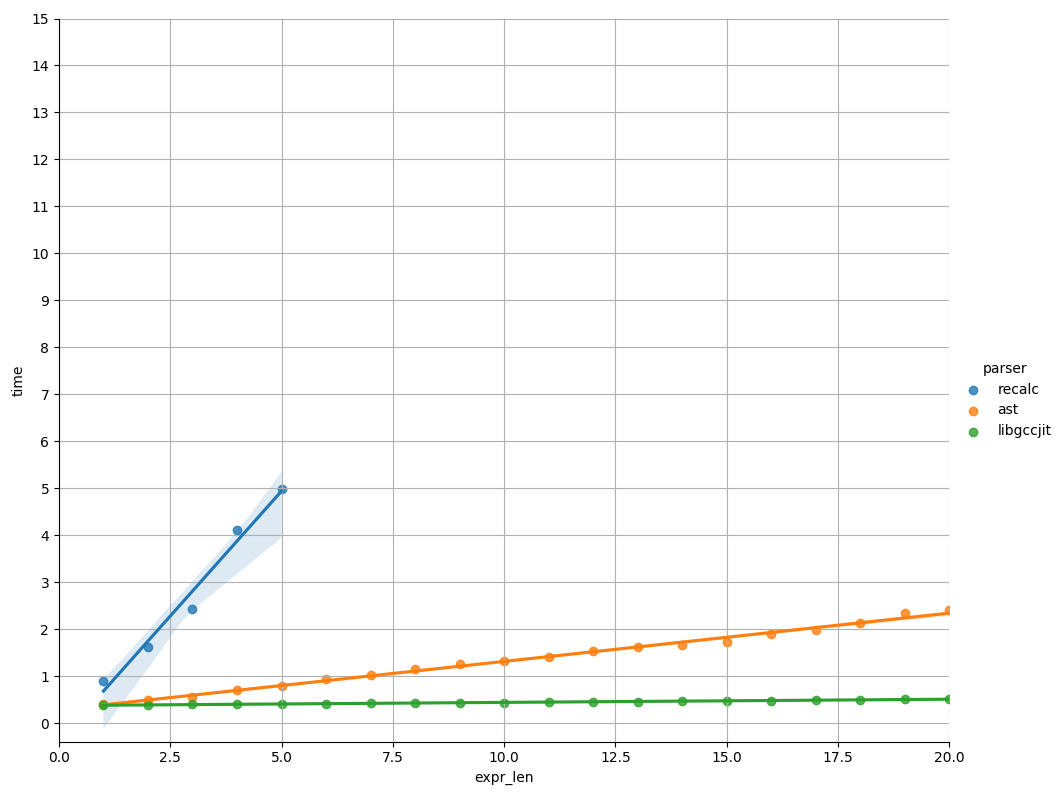

Generate this figure with Python:
"""
Creation of graphics
"""
import pandas
import seaborn
from matplotlib import pyplot


def main():
    """
    Main function
    """

    dataframe = pandas.read_csv('data.csv')
    seaborn.lmplot(x='expr_len', y='time', hue="parser", data=dataframe,
                   truncate=True, height=8, aspect=1.2)
    pyplot.xlim(0, 16)
    pyplot.yticks(range(0, 16))
    # pyplot.yscale("log")
    pyplot.grid(True)
    # pyplot.show()
    pyplot.savefig('benchmark.png')


if __name__ == "__main__":
    main()
